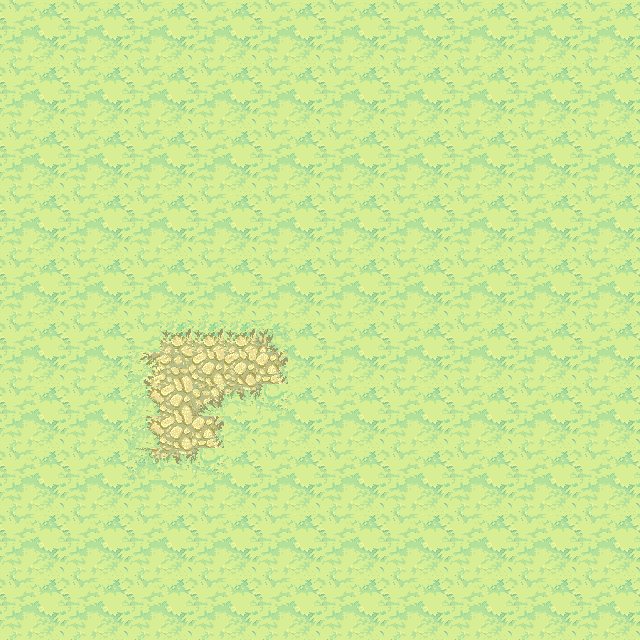

Below is a game level as drawn by its tile map, then a one-line description and the .tmx that defines it (tile-layer data replaced by summaries):
An orthogonal 20x20 tile map with 32x32 px tiles, 1 tile layer (background), 1 hidden layer not drawn, 6 tilesets.

<map version="1.0" orientation="orthogonal" renderorder="right-down" width="20" height="20" tilewidth="32" tileheight="32" nextobjectid="16">
 <tileset firstgid="1" name="ObjectLayer" tilewidth="32" tileheight="32" tilecount="84" columns="14">
  <image source="ObjectLayer.png" width="477" height="219" />
 </tileset>
 <tileset firstgid="85" name="ground_tiles" tilewidth="32" tileheight="32" tilecount="441" columns="21">
  <image source="ground_tiles.png" width="672" height="701" />
  <terraintypes>
   <terrain name="pradera" tile="43" />
   <terrain name="tierra" tile="106" />
   <terrain name="agua" tile="191" />
   <terrain name="piedra" tile="67" />
   <terrain name="mancha tierra" tile="34" />
   <terrain name="mancha gris" tile="99" />
   <terrain name="piedra marron" tile="274" />
  </terraintypes>
  <tile id="12" terrain="1,1,1,4" />
  <tile id="13" terrain="1,1,4,4" />
  <tile id="14" terrain="1,1,4,1" />
  <tile id="15" terrain="4,4,4,1" />
  <tile id="16" terrain="4,4,1,4" />
  <tile id="33" terrain="1,4,1,4" />
  <tile id="34" terrain="4,4,4,4" />
  <tile id="35" terrain="4,1,4,1" />
  <tile id="36" terrain="4,1,4,4" />
  <tile id="37" terrain="1,4,4,4" />
  <tile id="43" terrain="0,0,0,0" />
  <tile id="44" terrain="0,0,0,0" />
  <tile id="54" terrain="1,4,1,1" />
  <tile id="55" terrain="4,4,1,1" />
  <tile id="56" terrain="4,1,1,1" />
  <tile id="64" terrain="0,0,0,0" />
  <tile id="65" terrain="0,0,0,0" />
  <tile id="67" terrain="3,3,3,3" />
  <tile id="72" terrain="0,0,0,1" />
  <tile id="73" terrain="0,0,1,0" />
  <tile id="90" terrain="0,0,0,1" />
  <tile id="91" terrain="0,0,1,1" />
  <tile id="92" terrain="0,0,1,0" />
  <tile id="93" terrain="0,1,0,0" />
  <tile id="94" terrain="1,0,0,0" />
  <tile id="96" terrain="1,1,1,5" />
  <tile id="97" terrain="1,1,5,5" />
  <tile id="98" terrain="1,1,5,1" />
  <tile id="106" terrain="1,1,1,1" />
  <tile id="107" terrain="1,1,1,1" />
  <tile id="108" terrain="1,1,1,1" />
  <tile id="111" terrain="0,1,0,1" />
  <tile id="113" terrain="1,0,1,0" />
  <tile id="114" terrain="1,1,1,0" />
  <tile id="115" terrain="1,1,0,1" />
  <tile id="117" terrain="1,5,1,5" />
  <tile id="119" terrain="5,1,5,1" />
  <tile id="120" terrain="1,5,5,1" />
  <tile id="121" terrain="5,1,1,5" />
  <tile id="127" terrain="1,1,1,1" />
  <tile id="128" terrain="1,1,1,1" />
  <tile id="129" terrain="1,1,1,1" />
  <tile id="132" terrain="0,1,0,0" />
  <tile id="133" terrain="1,1,0,0" />
  <tile id="134" terrain="1,0,0,0" />
  <tile id="135" terrain="1,0,1,1" />
  <tile id="136" terrain="0,1,1,1" />
  <tile id="137" terrain=",,2," />
  <tile id="138" terrain="1,5,1,1" />
  <tile id="139" terrain="5,5,1,1" />
  <tile id="140" terrain="5,1,1,1" />
  <tile id="141" terrain="5,1,1,5" />
  <tile id="142" terrain="1,5,5,1" />
  <tile id="148" terrain="1,1,1,1" />
  <tile id="149" terrain="1,1,1,1" />
  <tile id="150" terrain="1,1,1,1" />
  <tile id="158" terrain="2,,," />
  <tile id="174" terrain="0,0,0,2" />
  <tile id="175" terrain="0,0,2,2" />
  <tile id="176" terrain="0,0,2,0" />
  <tile id="177" terrain="0,0,0,0" />
  <tile id="190" terrain="2,2,2,2" />
  <tile id="191" terrain="2,2,2,2" />
  <tile id="192" terrain=",,,3" />
  <tile id="193" terrain=",,3,3" />
  <tile id="194" terrain=",,3," />
  <tile id="195" terrain="0,2,0,2" />
  <tile id="196" terrain="2,2,2,2" />
  <tile id="197" terrain="2,0,2,0" />
  <tile id="198" terrain="0,2,2,2" />
  <tile id="199" terrain="2,0,2,2" />
  <tile id="211" terrain="2,2,2,2" />
  <tile id="212" terrain="2,2,2,2" />
  <tile id="213" terrain=",3,,3" />
  <tile id="214" terrain="2,2,2,2" />
  <tile id="215" terrain="3,,3," />
  <tile id="216" terrain="0,2,0,0" />
  <tile id="217" terrain="2,2,0,0" />
  <tile id="218" terrain="2,0,0,0" />
  <tile id="219" terrain="2,2,0,2" />
  <tile id="220" terrain="2,2,2,0" />
  <tile id="234" terrain=",3,," />
  <tile id="235" terrain="3,3,," />
  <tile id="236" terrain="3,,," />
  <tile id="258" terrain="0,0,0,0" />
  <tile id="259" terrain="0,0,6,6" />
  <tile id="260" terrain="0,0,6,0" />
  <tile id="262" terrain="6,0,6,0" />
  <tile id="274" terrain="6,6,6,6" />
  <tile id="275" terrain="6,6,6,6" />
  <tile id="277" terrain="6,6,6,0" />
  <tile id="278" terrain="0,6,0,6" />
  <tile id="279" terrain="0,6,0,6" />
  <tile id="280" terrain="6,6,6,6" />
  <tile id="281" terrain="6,6,6,0" />
  <tile id="282" terrain="6,6,6,0" />
  <tile id="283" terrain="6,6,0,6" />
  <tile id="295" terrain="6,6,6,6" />
  <tile id="296" terrain="6,6,6,6" />
  <tile id="298" terrain="6,0,6,6" />
  <tile id="299" terrain="0,6,6,6" />
  <tile id="300" terrain="0,6,0,0" />
  <tile id="301" terrain="6,6,0,0" />
  <tile id="302" terrain="6,0,0,0" />
  <tile id="303" terrain="6,0,6,6" />
  <tile id="304" terrain="0,6,6,6" />
 </tileset>
 <tileset firstgid="526" name="Extra_Unfinished4" tilewidth="32" tileheight="32" tilecount="88" columns="11">
  <image source="Extra_Unfinished4.png" width="360" height="266" />
 </tileset>
 <tileset firstgid="614" name="Cliff_tileset" tilewidth="32" tileheight="32" tilecount="240" columns="15">
  <image source="Cliff_tileset.png" width="503" height="518" />
 </tileset>
 <tileset firstgid="854" name="graphics-tiles-waterflow" tilewidth="32" tileheight="32" tilecount="81" columns="9">
  <image source="graphics-tiles-waterflow.png" width="319" height="293" />
 </tileset>
 <tileset firstgid="935" name="meta_tiles" tilewidth="32" tileheight="32" spacing="1" margin="1" tilecount="2" columns="2">
  <image source="meta_tiles.png" width="67" height="34" />
  <tile id="0">
   <properties>
    <property name="colisionable" value="true" />
    <property name="objeto" value="piedra" />
   </properties>
  </tile>
  <tile id="1">
   <properties>
    <property name="colisionable" value="true" />
    <property name="objeto" value="agua" />
   </properties>
  </tile>
 </tileset>
 <layer name="background" width="20" height="20">
  <data>[400 cells, 400 non-empty, 17 distinct tile ids]</data>
 </layer>
 <layer name="meta tiles" width="20" height="20" visible="0">
  <data>[400 cells, 16 non-empty, 1 distinct tile ids]</data>
 </layer>
</map>
